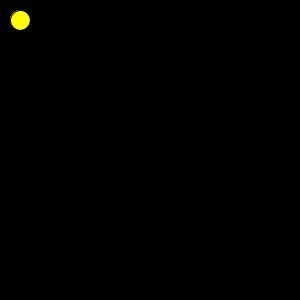
Frame 1 (no input)
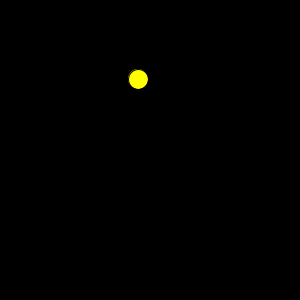
Frame 60 (the mouse pressed at the canvas centre just before this capture)
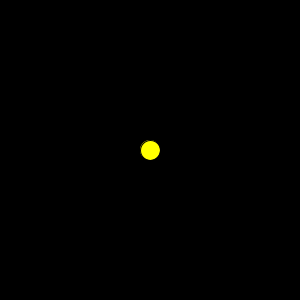
Frame 120 (the mouse held since frame 60 and released just before this capture)

The Processing sketch that drew these frames (run headless with seeded random() and noise(); from frame 60 on, the mouse is pressed at the canvas centre):

// Processing sketch: processing_106695
// ── processing_106695.pde

int x=20;
int y=20;

int dx = 2;
int dy = 1;

void setup() {  
  size(300,300);
}

void draw() {  //draw function loops 

   
   background(0,0,0);
   
   fill(255,255,0);
   ellipse(x,y,20,20);
  
  x = x+dx;
  y = y+dy;
  
  if (y>300) {
      dy = -dy;
  }
  
  if (y<0) {
      dy = -dy;
  }
  
  if (x>300) {
      dx = -dx;
  }
  if (x<0) {
      dx = -dx;
  }
  
  if (mousePressed){
      x = mouseX;
      y = mouseY;
  }

}
